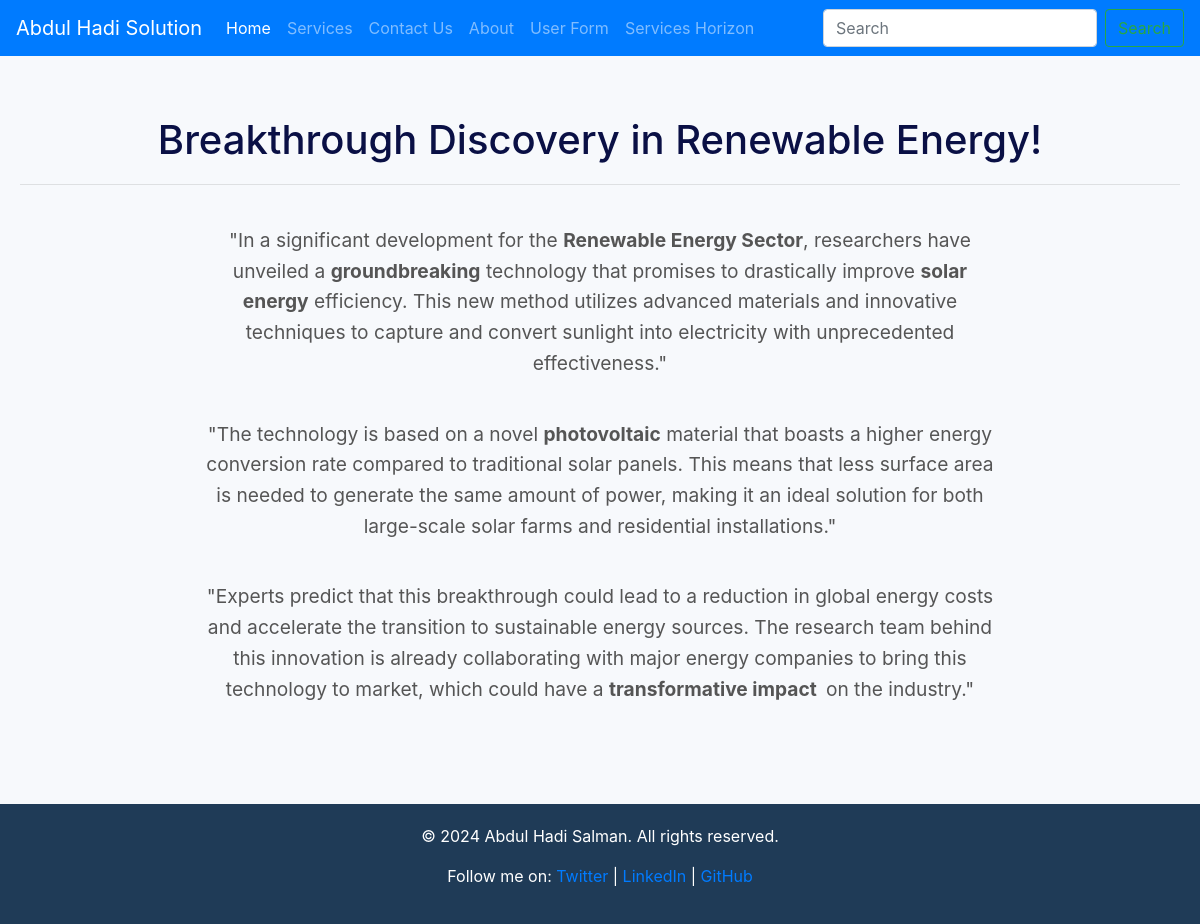
/newsdetails/breakthrough-discovery-in-renewable-energy, run on the app's committed database.
### news_app/models.py (models this page shows)
class News(models.Model):
    news_title = models.CharField(max_length=100)
    news_description = HTMLField()
    news_slug = AutoSlugField(populate_from='news_title', unique=True, null=True, default=None)

### wscubetech/views.py (the view)
# urls.py: path('newsdetails/<slug>', views.newsDetail, name='newsDetail'),
@csrf_exempt
def newsDetail(request, slug):   # news_id is removed by news_slug
    try:
        newsDetail = News.objects.get(news_slug = slug)  #
    except News.DoesNotExist:
        return HttpResponse('News item not found', status=404)
    return render(request, "newsdetails.html", {'newsDetail': newsDetail})

### templates/newsdetails.html (shortened to what this page needs)
{% load static %}
<!DOCTYPE html>
<html lang="en">
<head>
    <link rel="stylesheet" href="{% static 'css/main.css' %}">
    <link rel="stylesheet" href="https://cdn.jsdelivr.net/npm/bootstrap@4.0.0/dist/css/bootstrap.min.css">
</head>
<body>
    {% include 'nav_bar.html' %}
    <section class="about-section">
        <h1>{{ newsDetail.news_title }}</h1> <hr>
        <p>{{ newsDetail.news_description | safe  }}</p>
    </section>
    {% include 'footer.html' %}
</body>
</html>

### static/css/main.css (style rules this page uses)
body { font-family: Arial, sans-serif; margin: 0; padding: 0; background-color: #f0f4f8; }
.about-section, .services-section, .contact-section { padding: 50px 20px; text-align: center; }
.about-section p, .services-section ul { font-size: 1.2em; line-height: 1.6; }
.about-section { padding: 60px 20px; background-color: #f7f9fc; text-align: center; }
.about-section h1 { font-size: 2.5em; color: #0A1045; margin-bottom: 20px; }
.about-section p { font-size: 1.2em; color: #555; margin-bottom: 40px; max-width: 800px; margin-left: auto; margin-right: auto; }

### data on the page
News: news_title "Breakthrough Discovery in Renewable Energy!", news_description "\"In a significant development for the Renewable Energy Sector , researchers have unveiled a groundbreaking technology that promises to drastically improve solar energy efficiency. This new method utilizes advanced materials and innovative techniques to capture and convert sunlight into electricity with unprecedented effectiveness.\" \"The technology is based on a novel photovoltaic material that boasts a higher energy conversion rate compared to traditional solar panels. This means that less surface area is needed to generate the same amount of power, making it an ideal solution for both large-scale solar farms and residential installations.\" \"Experts predict that this breakthrough could lead…"
